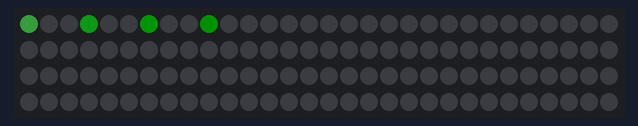
Bench run of a sketch on a simulated Arduino Uno, built with avr-gcc and run on an emulated ATmega328P. On the bench: 120 RGB LEDs in strip order, left to right, continuing on the next row. Dim RGB values are drawn brighter than linear; the local clock reads 2024-03-15 10:24:30 at power-on unless the sketch sets it.

Above: at 10.02 s.
At 11.65 s:
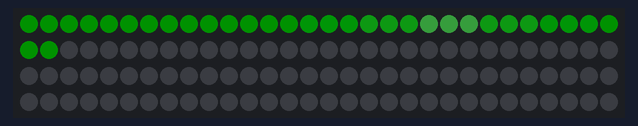
At 13.36 s:
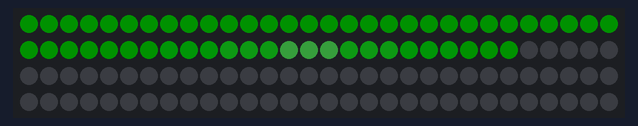
At 15.0 s:
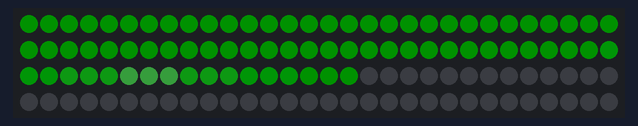
At 16.71 s:
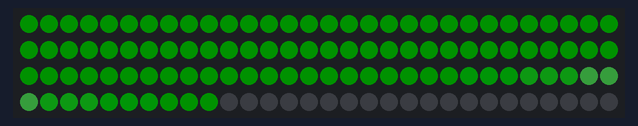
At 36.91 s:
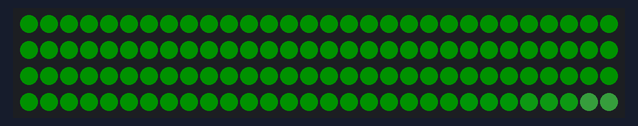

The sketch:

lamp1.2.ino
```cpp
#include <FastLED.h>
#include <DS1302.h> //часы

#define LED_PIN     6 //пин подключения ленты
#define COLOR_ORDER GRB //последовательность цветов (можно откалибровать, заполнив, например, зеленым и переставляя буквы до получения зеленого цвета) GRB is correct?
#define CHIPSET     WS2812 //модель светодиодов
#define NUM_LEDS    120 //количество светодиодов в ленте
#define BASIC_BRIGHTNESS 105 // базовая яркость, рекомендую от 50 до 150, если хотите чтоб лента не перегревалась и бегаюшая "волна" была заметной

#define FRAMES_PER_SECOND 30 //скорость обновления кадров

#define RED_COL 0
#define GREEN_COL 100
#define YELLOW_COL 64
#define BLUE_COL 160
//выше обьявление цветов в формате HSV (значение H) https://alloyui.com/examples/color-picker/hsv

CRGB leds[NUM_LEDS];


DS1302 rtc(8, 9, 10); // (RST , DAT, CLK)

//настройки режима работы часов
//  rtc.halt(false);
//  rtc.writeProtect(true);

//Установка времени на часах, раскомментировать для установки и установить rtc.writeProtect(false);
//  rtc.setDOW(SUNDAY);        // День недели
//  rtc.setTime(15, 54, 30);     // Часы, минуты, секунды
//  rtc.setDate(23, 12, 2018);   // Число, Месяц, Год

int  BRIGHTNESS = BASIC_BRIGHTNESS;
int  BRIGHTNESS50 = BRIGHTNESS + 10;
int  BRIGHTNESS100 = BRIGHTNESS + 20;
int  BRIGHTNESS150 = BRIGHTNESS + 30;

int actualColor = GREEN_COL;
int  actualTime = 15;

void setup() {
  delay(10000); // sanity delay
  //настройки режима работы часов
  rtc.halt(false);
  rtc.writeProtect(true);

  //Установка времени на часах, раскомментировать для установки и установить rtc.writeProtect(false);
  //  rtc.setDOW(SUNDAY);        // День недели
  //  rtc.setTime(15, 54, 30);     // Часы, минуты, секунды
  //  rtc.setDate(23, 12, 2018);   // Число, Месяц, Год

  FastLED.addLeds<CHIPSET, LED_PIN, COLOR_ORDER>(leds, NUM_LEDS).setCorrection( TypicalLEDStrip );
  FastLED.setBrightness( BRIGHTNESS );
  FastLED.setMaxPowerInVoltsAndMilliamps(5,2000);

//Serial.begin(9600);

}

void loop()
{

  for (int i=0,d=1;i<(NUM_LEDS+1);i=i+d) {
    if (i<(NUM_LEDS-9))  {
      leds[i+9] = CHSV(actualColor , 255, BRIGHTNESS);
    }
    if (i<(NUM_LEDS-6)) {
      leds[i+6] = CHSV(actualColor , 200, BRIGHTNESS50);
    }
    if (i<(NUM_LEDS-3)) {
      leds[i+3] = CHSV(actualColor , 170, BRIGHTNESS100);
    }

      leds[i] = CHSV(actualColor , 100, BRIGHTNESS150);

    if (i>2) {
      leds[i-3] = CHSV(actualColor , 170, BRIGHTNESS100);
    }
    if (i>5) {
      leds[i-6] = CHSV(actualColor , 200, BRIGHTNESS50);
    }
    if (i>8) {
      leds[i-9] = CHSV(actualColor , 255, BRIGHTNESS);
    }
    if (i==NUM_LEDS) {
      d=-1;
    }
    if (i==0) {
      d=1;
    }


    FastLED.show();
    FastLED.delay(2000 / FRAMES_PER_SECOND);

//    Serial.print("TIME:");
//    Serial.println(rtc.getTime().hour);
//    Serial.print("Color:");
//    Serial.println(actualColor);
//    Serial.print("Brightness:");
//    Serial.println(BRIGHTNESS);
//    FastLED.delay(1000);


   if (actualTime != rtc.getTime().hour) {
//    Serial.println("Смена цвета");
//    Serial.println(actualColor);
    actualTime = rtc.getTime().hour;
    switch (actualTime) {
      case 0:
        actualColor = RED_COL;
        BRIGHTNESS = BASIC_BRIGHTNESS - 30;
        BRIGHTNESS50 = BRIGHTNESS + 10;
        BRIGHTNESS100 = BRIGHTNESS + 20;
        BRIGHTNESS150 = BRIGHTNESS + 30;
         break;
      case 1:
        BRIGHTNESS = BASIC_BRIGHTNESS - 60;
        BRIGHTNESS50 = BRIGHTNESS + 10;
        BRIGHTNESS100 = BRIGHTNESS + 20;
        BRIGHTNESS150 = BRIGHTNESS + 30;
        break;
      case 8:
        actualColor = BLUE_COL;
        BRIGHTNESS = BASIC_BRIGHTNESS;
        BRIGHTNESS50 = BRIGHTNESS + 10;
        BRIGHTNESS100 = BRIGHTNESS + 20;
        BRIGHTNESS150 = BRIGHTNESS + 30;
        break;
      case 10:
        actualColor = GREEN_COL;
        break;
      case 11:
        BRIGHTNESS = 0;
        BRIGHTNESS50 = BRIGHTNESS + 10;
        BRIGHTNESS100 = BRIGHTNESS + 20;
        BRIGHTNESS150 = BRIGHTNESS + 30;
        break;
      case 21:
        BRIGHTNESS = BASIC_BRIGHTNESS;
        BRIGHTNESS50 = BRIGHTNESS + 10;
        BRIGHTNESS100 = BRIGHTNESS + 20;
        BRIGHTNESS150 = BRIGHTNESS + 30;
        break;
      case 23:
        actualColor = YELLOW_COL;
        break;
      default:
        break;
      } // закрываем switch

   } //закрываем if

  } //закрываем for


} // закрываем loop
```
